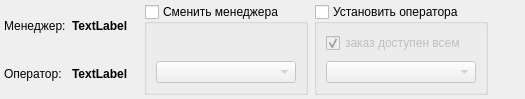
<?xml version="1.0" encoding="UTF-8"?>
<ui version="4.0">
 <class>RightsWidget</class>
 <widget class="QWidget" name="RightsWidget">
  <property name="geometry">
   <rect>
    <x>0</x>
    <y>0</y>
    <width>525</width>
    <height>89</height>
   </rect>
  </property>
  <property name="minimumSize">
   <size>
    <width>0</width>
    <height>0</height>
   </size>
  </property>
  <property name="maximumSize">
   <size>
    <width>16777215</width>
    <height>89</height>
   </size>
  </property>
  <property name="windowTitle">
   <string>Form</string>
  </property>
  <layout class="QHBoxLayout" name="horizontalLayout_2">
   <property name="margin">
    <number>2</number>
   </property>
   <item>
    <widget class="QFrame" name="frame">
     <property name="frameShape">
      <enum>QFrame::NoFrame</enum>
     </property>
     <property name="frameShadow">
      <enum>QFrame::Raised</enum>
     </property>
     <layout class="QHBoxLayout" name="horizontalLayout">
      <property name="margin">
       <number>2</number>
      </property>
      <item>
       <layout class="QGridLayout" name="gridLayout">
        <item row="1" column="0">
         <widget class="QLabel" name="label">
          <property name="styleSheet">
           <string notr="true">background: transparent</string>
          </property>
          <property name="text">
           <string>Оператор:</string>
          </property>
         </widget>
        </item>
        <item row="0" column="0">
         <widget class="QLabel" name="label_2">
          <property name="styleSheet">
           <string notr="true">background: transparent</string>
          </property>
          <property name="text">
           <string>Менеджер:</string>
          </property>
         </widget>
        </item>
        <item row="0" column="1">
         <widget class="QLabel" name="managerName">
          <property name="font">
           <font>
            <weight>75</weight>
            <bold>true</bold>
           </font>
          </property>
          <property name="styleSheet">
           <string notr="true">background: transparent</string>
          </property>
          <property name="text">
           <string>TextLabel</string>
          </property>
         </widget>
        </item>
        <item row="1" column="1">
         <widget class="QLabel" name="operatorName">
          <property name="font">
           <font>
            <weight>75</weight>
            <bold>true</bold>
           </font>
          </property>
          <property name="styleSheet">
           <string notr="true">background: transparent</string>
          </property>
          <property name="text">
           <string>TextLabel</string>
          </property>
         </widget>
        </item>
       </layout>
      </item>
      <item>
       <spacer name="horizontalSpacer_2">
        <property name="orientation">
         <enum>Qt::Horizontal</enum>
        </property>
        <property name="sizeType">
         <enum>QSizePolicy::Fixed</enum>
        </property>
        <property name="sizeHint" stdset="0">
         <size>
          <width>10</width>
          <height>20</height>
         </size>
        </property>
       </spacer>
      </item>
      <item>
       <widget class="QGroupBox" name="managerBox">
        <property name="title">
         <string>Сменить менеджера</string>
        </property>
        <property name="checkable">
         <bool>true</bool>
        </property>
        <property name="checked">
         <bool>false</bool>
        </property>
        <layout class="QVBoxLayout" name="verticalLayout_7">
         <item>
          <spacer name="verticalSpacer">
           <property name="orientation">
            <enum>Qt::Vertical</enum>
           </property>
           <property name="sizeHint" stdset="0">
            <size>
             <width>20</width>
             <height>40</height>
            </size>
           </property>
          </spacer>
         </item>
         <item>
          <widget class="QComboBox" name="managers">
           <property name="enabled">
            <bool>false</bool>
           </property>
          </widget>
         </item>
        </layout>
       </widget>
      </item>
      <item>
       <widget class="QGroupBox" name="operatorBox">
        <property name="title">
         <string>Установить оператора</string>
        </property>
        <property name="checkable">
         <bool>true</bool>
        </property>
        <property name="checked">
         <bool>false</bool>
        </property>
        <layout class="QVBoxLayout" name="verticalLayout_6">
         <property name="spacing">
          <number>8</number>
         </property>
         <item>
          <widget class="QCheckBox" name="checkForAll">
           <property name="text">
            <string>заказ доступен всем</string>
           </property>
           <property name="checked">
            <bool>true</bool>
           </property>
          </widget>
         </item>
         <item>
          <widget class="QComboBox" name="operators">
           <property name="enabled">
            <bool>false</bool>
           </property>
          </widget>
         </item>
        </layout>
       </widget>
      </item>
      <item>
       <spacer name="horizontalSpacer">
        <property name="orientation">
         <enum>Qt::Horizontal</enum>
        </property>
        <property name="sizeHint" stdset="0">
         <size>
          <width>40</width>
          <height>20</height>
         </size>
        </property>
       </spacer>
      </item>
     </layout>
    </widget>
   </item>
  </layout>
 </widget>
 <resources/>
 <connections/>
</ui>
